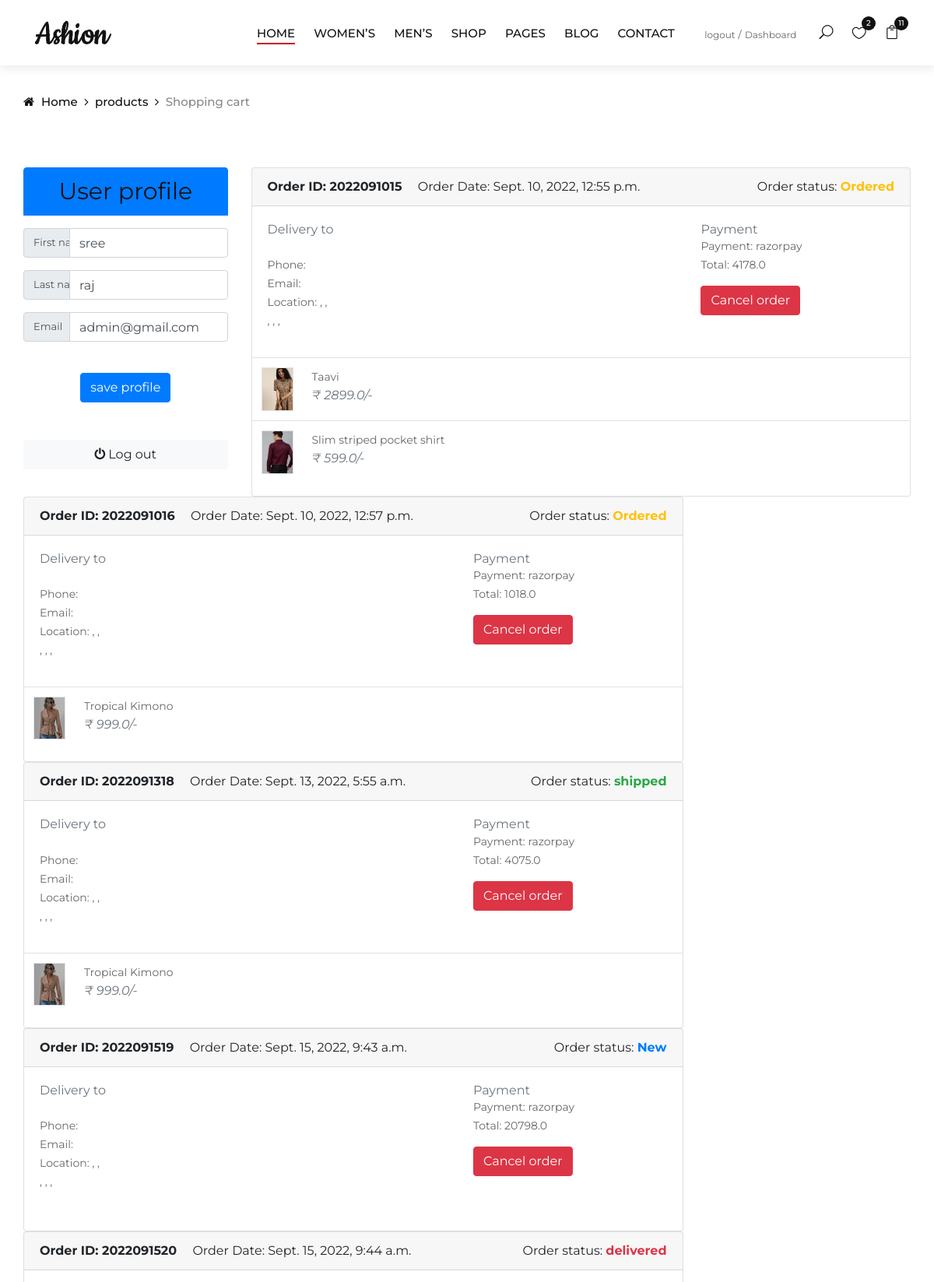
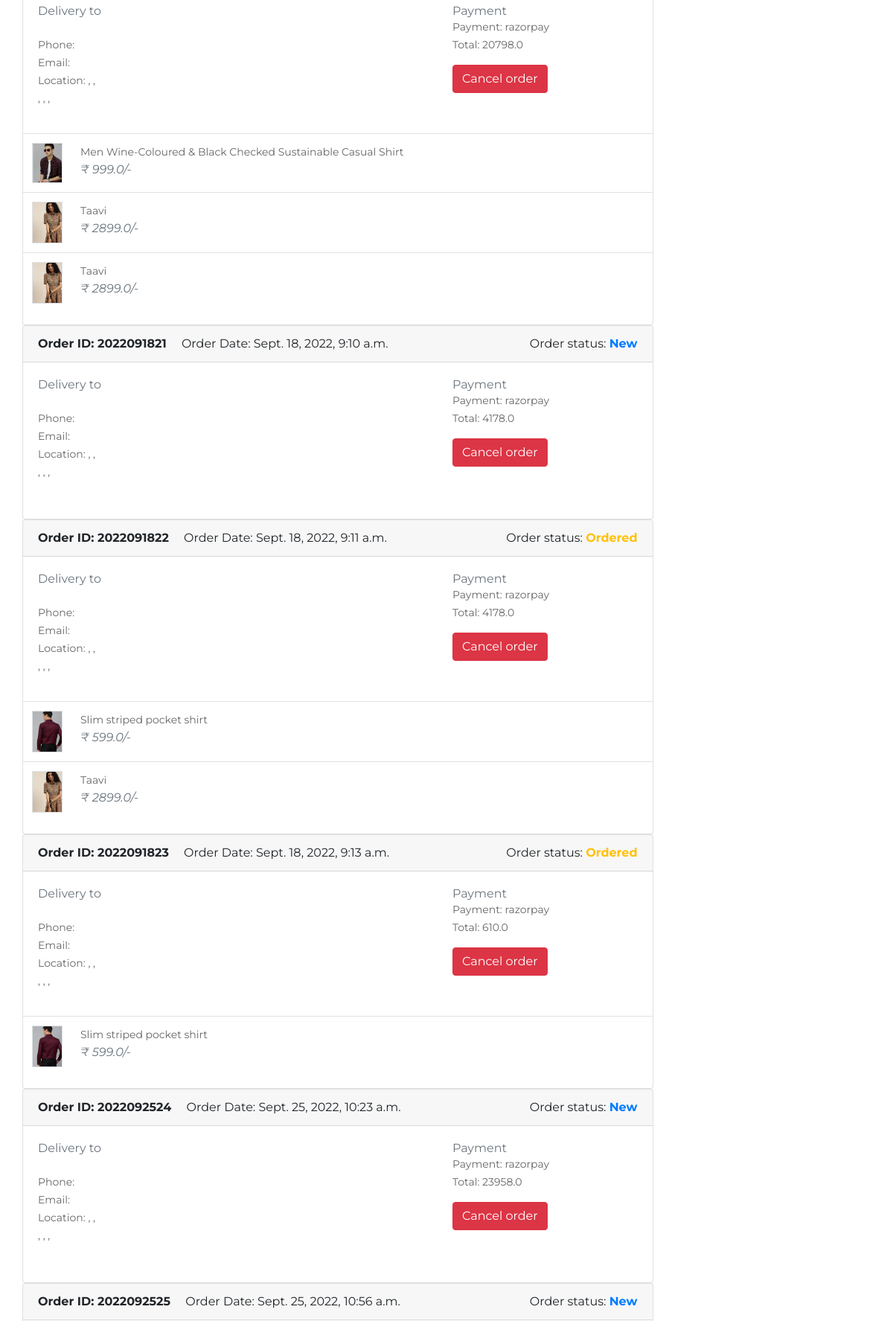
Screenshot of /customer/dashboard/ (signed in, upper part) with the database file from the repository (2 pictures, top to bottom).
### orders/models.py (models this page shows, shortened)
class Order(models.Model):
    STATUS = (
        ('New', 'New'),
        ('Ordered', 'Ordered'),
        ('shipped', 'shipped'),
        ('out_for_delivery', 'out_for_delivery'),
        ('delivered','delivered'),
        ('Cancelled', 'Cancelled'),
    )
    user = models.ForeignKey(Account, on_delete=models.SET_NULL, null=True)
    payment = models.ForeignKey(Payment, on_delete=models.SET_NULL, blank=True, null=True)
    order_number = models.CharField(max_length=20)
    order_note = models.CharField(max_length=100, blank=True)
    order_total = models.FloatField()
    tax = models.FloatField()
    status = models.CharField(max_length=20, choices=STATUS, default='New')
    ip = models.CharField(blank=True, max_length=20)
    is_ordered = models.BooleanField(default=False)
    created_at = models.DateTimeField(auto_now_add=True)
    updated_at = models.DateTimeField(auto_now=True)

class Payment(models.Model):
    user = models.ForeignKey(Account, on_delete=models.CASCADE)
    payment_id = models.CharField(max_length=100)
    order_id = models.CharField(max_length=100 ,null=True)
    payment_method = models.CharField(max_length=100)
    amount_paid = models.CharField(max_length=100) # this is the total amount paid
    paid = models.BooleanField(default=False)
    created_at = models.DateTimeField(auto_now_add=True)

class OrderProduct(models.Model):
    order = models.ForeignKey(Order, on_delete=models.CASCADE)
    payment = models.ForeignKey(Payment, on_delete=models.SET_NULL, blank=True, null=True)
    user = models.ForeignKey(Account, on_delete=models.CASCADE)
    product = models.ForeignKey(Product, on_delete=models.CASCADE)
    variations = models.ManyToManyField(Variation, blank=True)
    quantity = models.IntegerField()
    product_price = models.FloatField()
    ordered = models.BooleanField(default=False)
    created_at = models.DateTimeField(auto_now_add=True)
    updated_at = models.DateTimeField(auto_now=True)

### store/models.py (models this page shows, shortened)
class Product(models.Model):
    product_name = models.CharField(max_length=255, unique=True)
    slug = models.SlugField(max_length=255, unique=True)
    description = models.TextField(max_length=500, blank=True)
    price = models.IntegerField()
    stock = models.IntegerField()
    images = models.ImageField(upload_to='photos/products')
    cropping = ImageRatioField('images', '512x512')
    image_1 = models.ImageField(upload_to='photos/products',blank=True)
    image_2 = models.ImageField(upload_to='photos/products',blank=True)
    image_3 = models.ImageField(upload_to='photos/products',blank=True)
    image_4 = models.ImageField(upload_to='photos/products',blank=True)
    is_available = models.BooleanField(default=True)
    category = models.ForeignKey(Category, on_delete=models.CASCADE)
    created_date = models.DateTimeField(auto_now_add=True)
    modified_date = models.DateTimeField(auto_now=True)

### customer/views.py (the view)
# urls.py: path('dashboard/',views.dashboard,name='dashboard'),
def dashboard(request):
    order_product = OrderProduct.objects.filter(user=request.user)
    order = Order.objects.filter(user = request.user)
    payment = Payment.objects.filter(user = request.user)
    user = Account.objects.get(id=request.user.id)
    form=updateuserform(instance=user)
    if not request.user.is_superadmin:
        if request.method == 'POST':
            form=updateuserform(request.POST,instance=user)
            if form.is_valid():
                form.save()
                return redirect('dashboard')
    context = {
        'order':order,
        'order_product': order_product,
        'payment':payment,
        'form':form,
    }
    return render(request,'user_dashboard.html',context)

### customer/forms.py
class updateuserform(forms.ModelForm):
    class Meta:
        model = Account
        fields = ['first_name', 'last_name','email']

### carts/context_processors.py (called while the page is built)
def counter(request):
    cart_count = 0
    if 'admin' in request.path:
        return{}
    else :
        try:
            cart = Cart.objects.filter(cart_id = _cart_id(request))
            if request.user.is_authenticated:
                cart_items = CartItem.objects.all().filter(user=request.user)
            else :
                cart_items = CartItem.objects.all().filter(cart=cart[:1])
            for cart_item in cart_items:
                cart_count += cart_item.quantity
        except Cart.DoesNotExist:
            cart_count = 0
    return dict(cart_count=cart_count)

### carts/views.py (called while the page is built)
def _cart_id(request):
    cart = request.session.session_key
    if not cart :
        cart = request.session.create()
    return cart

### category/context_processors.py (called while the page is built)
def menu_links(request):
    links = Category.objects.all()
    return dict(links=links)

### templates/user_dashboard.html (shortened to what this page needs)
{% extends 'base.html' %}
{% load static %}
{% block content %}
<body>
    <div class="breadcrumb-option">
        <div class="container">
            <div class="row">
                <div class="col-lg-12">
                    <div class="breadcrumb__links">
                        <a href="{% url 'home' %}"><i class="fa fa-home"></i> Home</a>
                        <a href="">products</a>
                        <span>Shopping cart</span>
                    </div>
                </div>
            </div>
        </div>
    </div>
    <br><br><br>
    <section class="section-conten padding-y bg ">
        <div class="container ">
            <div class="row">
                <div class="col-md-3 ">
                    <ul class="list-group">
                        <button class="list-group-item active mb-3 " style="text-align: center;"><strong>
                                <h3>User profile</h3>
                            </strong></button>
                        <form role="form" action="" method='POST'>
                            {% for form in form %}
                            <div class="form-group mb-3">
                                <div class="input-group input-group-alternative">
                                    <div class="input-group-prepend">
                                        <span class="input-group-text" style="width: 60px; font-size: small;">{{form.label }}</span>
                                    </div>
                                    <input type="text" class="form-control" {{ form }}</i>
                                </div>
                            </div>
                            {% endfor %}
                            <div class="text-center">
                                <button type="submit" class="btn btn-primary my-4">save profile</button>
                            </div>
                        </form>
                    </ul>
                    <br>
                    <a class="btn btn-light btn-block" href="{% url 'logout' %}"> <i class="fa fa-power-off"></i> <span
                            class="text">Log out</span> </a>
                </div>
                {% if order %}
                {% for order in order %}
                <div class="col-md-9" style="float: right;  ">
                    <article class="card">
                        <header class="card-header">
                            <strong class="d-inline-block mr-3">Order ID: {{order.order_number}}</strong>
                            <span>Order Date: {{order.created_at}}</span>
                            {% if order.status == 'New' %}
                            <span style="float: right;">Order status: <strong
                                    class="text-primary">{{order.status}}</strong></span>
                            {% elif order.status == 'Ordered' %}
                            <span style="float: right;">Order status: <strong
                                    class="text-warning">{{order.status}}</strong></span>
                            {% elif order.status == 'shipped' %}
                            <span style="float: right;">Order status: <strong
                                    class="text-success">{{order.status}}</strong></span>
                            {% elif order.status == 'out_of_delivery' %}
                            <span style="float: right;">Order status: <strong
                                    class="text-danger">{{order.status}}</strong></span>
                                    class="text-success">{{order.status}}</strong></span>
                                    {% elif order.status == 'delivered' %}
                                    <span style="float: right;">Order status: <strong
                                            class="text-danger">{{order.status}}</strong></span>
                                            {% elif order.status == 'Cancelled' %}
                                    <span style="float: right;">Order status: <strong
                                            class="text-danger">{{order.status}}</strong></span>
                            {% endif %}
                        </header>
                        <div class="card-body">
                            <div class="row">
                                <div class="col-md-8">
                                    <h6 class="text-muted">Delivery to</h6>
                                    <p>{{order.user.firstname}}&nbsp;{{order.user.lastname}}<br>
                                        Phone: {{order.phone}} <br> Email:
                                        {{order.email}} <br>
                                        Location: {{order.address_line_1}},
                                        {{order.address_line_2}}, <br>
                                        {{order.city}},
                                        {{order.state}},
                                        {{order.country}},<br>
                                    </p>
                                </div>
                                <div class="col-md-4">
                                    <h6 class="text-muted">Payment</h6>
                                    <p>
                                        {% for payment in payment %}
                                        {% if payment.order_id == order.order_number %}
                                        <span>Payment: {{payment.payment_method}}</span><br>
                                        <span>Total: {{payment.amount_paid}} </span>
                                        {% endif %}
                                        {% endfor %}
                                    </p>
                                     {% if order.status != 'Cancelled' %}
                                    <a href="{% url 'cancel_order' order.order_number %}"
                                        onclick="return confirm('Do you want to cancel this order')"><button
                                            class="btn btn-danger">Cancel order</button></a>
                                    {% endif %}
                                </div>
                            </div>
                        </div>
                        <div class="table-responsive">
                            <table class="table table-hover">
                                {% for order_product in order_product %}
                                {% if order.id == order_product.order.id %}
                                <tr>
                                    <td width="65">
                                        <img src="{{order_product.product.images.url }}" class="img-xs border"
                                            style="width:80px" alt="">
                                    </td>
                                    <td>
                                        <p class="title mb-0">{{order_product.product.product_name}} </p>
                                        <var class="price text-muted">₹ {{order_product.product_price}}/-</var>
                                    </td>
                                    <td>
                                    </td>
                                </tr>
                                {% endif %}
                                {% endfor %}
                            </table>
                        </div>
                    </article>
                </div>
                {% endfor %}
                {% endif %}
            </div>
        </div>
    </section>
    {% endblock content %}

### static/css/style.css (style rules this page uses)
html, body { height: 100%; font-family: "Montserrat", sans-serif; -webkit-font-smoothing: antialiased; }
h1, h2, h3, h4, h5, h6 { margin: 0; color: #111111; font-weight: 400; font-family: "Montserrat", sans-serif; }
h3 { font-size: 30px; }
h6 { font-size: 16px; }
p { font-size: 14px; font-family: "Montserrat", sans-serif; color: #666666; font-weight: 400; line-height: 24px; margin: 0 0 15px 0; }
img { max-width: 100%; }
ul, ol { padding: 0; margin: 0; }
.breadcrumb-option { padding-top: 35px; }
.breadcrumb__links a { font-size: 15px; font-weight: 500; color: #111111; margin-right: 18px; display: inline-block; position: relative; }
.breadcrumb__links a:after { position: absolute; right: -14px; top: 0; content: ""; font-family: "FontAwesome"; }
.breadcrumb__links a i { margin-right: 5px; }
.breadcrumb__links span { font-size: 15px; font-weight: 500; color: #888888; display: inline-block; }
@media only screen and (min-width: 1200px) { .container { max-width: 1170px; } }

### rows the page displays
Order: order_number "2022091015", created_at "Sept. 10, 2022, 12:55 p.m.", status "Ordered", shows "Cancel order"
Payment: payment_method "razorpay", amount_paid "4178.0"
OrderProduct: product.images (picture), product.product_name "Taavi", product_price "2899.0"
OrderProduct: product.images (picture), product.product_name "Slim striped pocket shirt", product_price "599.0"
Order: order_number "2022091016", created_at "Sept. 10, 2022, 12:57 p.m.", status "Ordered", shows "Cancel order"
Payment: payment_method "razorpay", amount_paid "1018.0"
OrderProduct: product.images (picture), product.product_name "Tropical Kimono", product_price "999.0"
Order: order_number "2022091318", created_at "Sept. 13, 2022, 5:55 a.m.", status "shipped", shows "Cancel order"
Payment: payment_method "razorpay", amount_paid "4075.0"
OrderProduct: product.images (picture), product.product_name "Tropical Kimono", product_price "999.0"
Order: order_number "2022091519", created_at "Sept. 15, 2022, 9:43 a.m.", status "New", shows "Cancel order"
Payment: payment_method "razorpay", amount_paid "20798.0"
Order: order_number "2022091520", created_at "Sept. 15, 2022, 9:44 a.m.", status "delivered", shows "Cancel order"
Payment: payment_method "razorpay", amount_paid "20798.0"
OrderProduct: product.images (picture), product.product_name "Men Wine-Coloured & Black Checked Sustainable Casual Shirt", product_price "999.0"
OrderProduct: product.images (picture), product.product_name "Taavi", product_price "2899.0"
OrderProduct: product.images (picture), product.product_name "Taavi", product_price "2899.0"
Order: order_number "2022091821", created_at "Sept. 18, 2022, 9:10 a.m.", status "New", shows "Cancel order"
Payment: payment_method "razorpay", amount_paid "4178.0"
Order: order_number "2022091822", created_at "Sept. 18, 2022, 9:11 a.m.", status "Ordered", shows "Cancel order"
Payment: payment_method "razorpay", amount_paid "4178.0"
OrderProduct: product.images (picture), product.product_name "Slim striped pocket shirt", product_price "599.0"
OrderProduct: product.images (picture), product.product_name "Taavi", product_price "2899.0"
Order: order_number "2022091823", created_at "Sept. 18, 2022, 9:13 a.m.", status "Ordered", shows "Cancel order"
Payment: payment_method "razorpay", amount_paid "610.0"
OrderProduct: product.images (picture), product.product_name "Slim striped pocket shirt", product_price "599.0"
Order: order_number "2022092524", created_at "Sept. 25, 2022, 10:23 a.m.", status "New", shows "Cancel order"
Payment: payment_method "razorpay", amount_paid "23958.0"
Order: order_number "2022092525", created_at "Sept. 25, 2022, 10:56 a.m.", status "New"

### other values shown
{{ cart_count }} "11"
